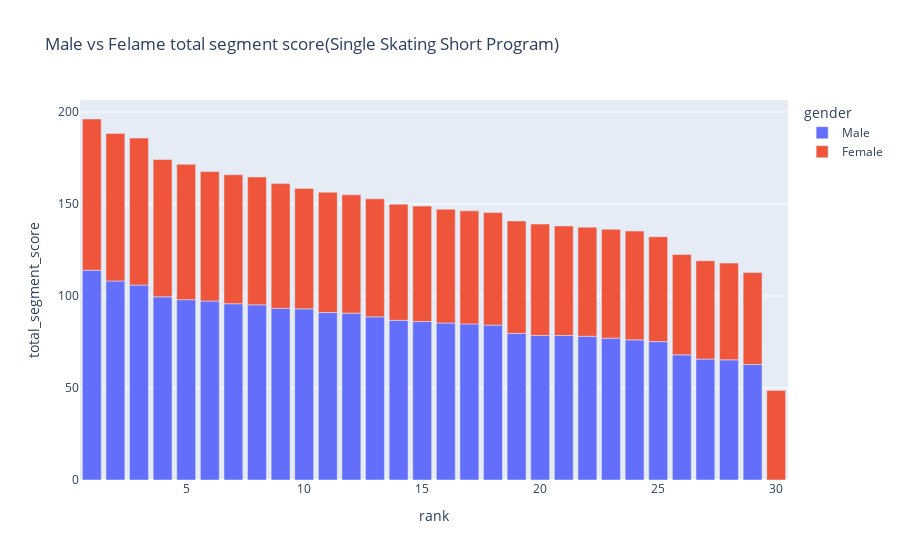

Notebook source saved alongside this figure:
### Code cell
df_plot = df_skaters[(df_skaters["segment"] == "Short Program") & (df_skaters["category"].isin(["Men Single Skating", "Women Single Skating"]))].copy()
df_plot["gender"] = df_plot["category"].apply(lambda x: "Male" if "Men" in x else "Female")

fig = px.bar(df_plot,x="rank", y="total_segment_score", color="gender",
    title="Male vs Felame total segment score(Single Skating Short Program)")
fig.show()

### Figure 1 — Plotly figure (JSON) as saved in the notebook; plotly's stock layout.template omitted (floating-point values rounded to 4 significant figures)
{"data": [{"hovertemplate": "gender=Male<br>rank=%{x}<br>total_segment_score=%{y}<extra></extra>", "legendgroup": "Male", "marker": {"color": "#636efa", "pattern": {"shape": ""}}, "name": "Male", "orientation": "v", "showlegend": true, "textposition": "auto", "type": "bar", "x": [1, 2, 3, 4, 5, 6, 7, 8, 9, 10, 11, 12, 13, 14, 15, 16, 17, 18, 19, 20, 21, 22, 23, 24, 25, 26, 27, 28, 29], "xaxis": "x", "y": [114.0, 108.1, 105.9, 99.51, 97.98, 97.24, 95.76, 95.15, 93.24, 93.0, 90.98, 90.64, 88.63, 86.74, 86.11, 85.3, 84.79, 84.15, 79.69, 78.54, 78.49, 78.11, 77.05, 76.16, 75.19, 68.01, 65.69, 65.29, 62.77], "yaxis": "y"}, {"hovertemplate": "gender=Female<br>rank=%{x}<br>total_segment_score=%{y}<extra></extra>", "legendgroup": "Female", "marker": {"color": "#EF553B", "pattern": {"shape": ""}}, "name": "Female", "orientation": "v", "showlegend": true, "textposition": "auto", "type": "bar", "x": [1, 2, 3, 4, 5, 6, 7, 8, 9, 10, 11, 12, 13, 14, 15, 16, 17, 18, 19, 20, 21, 22, 23, 24, 25, 26, 27, 28, 29, 30], "xaxis": "x", "y": [82.16, 80.2, 79.84, 74.6, 73.51, 70.34, 70.09, 69.5, 67.78, 65.4, 65.38, 64.31, 64.11, 63.13, 62.69, 61.82, 61.46, 61.14, 61.06, 60.53, 59.55, 59.24, 59.16, 59.08, 56.97, 54.51, 53.44, 52.54, 49.93, 48.68], "yaxis": "y"}], "layout": {"barmode": "relative", "legend": {"title": {"text": "gender"}, "tracegroupgap": 0}, "title": {"text": "Male vs Felame total segment score(Single Skating Short Program)"}, "xaxis": {"anchor": "y", "domain": [0, 1], "title": {"text": "rank"}}, "yaxis": {"anchor": "x", "domain": [0, 1], "title": {"text": "total_segment_score"}}}}
